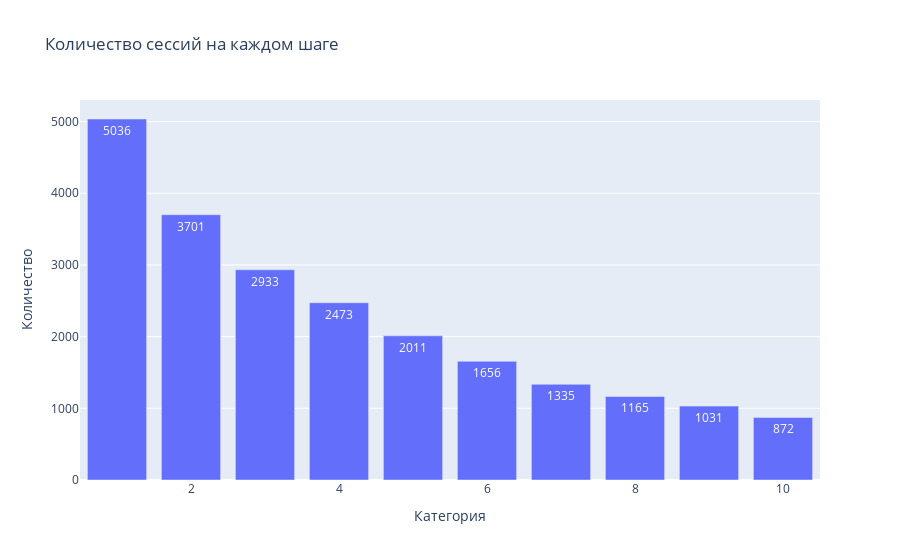

This figure's notebook cell:
### Markdown cell above
Большинство сессий содержит до 10 шагов.

### Code cell
table_top = table1.head(10)
fig = px.bar(table_top, x = "step", y = "session_id", title='Количество сессий на каждом шаге', text="session_id")
fig.update_xaxes(title_text='Категория') 
fig.update_yaxes(title_text='Количество')
fig.show()

### Figure 1 — Plotly figure (JSON) as saved in the notebook; plotly's stock layout.template omitted (floating-point values rounded to 4 significant figures)
{"data": [{"alignmentgroup": "True", "hovertemplate": "step=%{x}<br>session_id=%{text}<extra></extra>", "legendgroup": "", "marker": {"color": "#636efa", "pattern": {"shape": ""}}, "name": "", "offsetgroup": "", "orientation": "v", "showlegend": false, "text": [5036, 3701, 2933, 2473, 2011, 1656, 1335, 1165, 1031, 872], "textposition": "auto", "type": "bar", "x": [1, 2, 3, 4, 5, 6, 7, 8, 9, 10], "xaxis": "x", "y": [5036, 3701, 2933, 2473, 2011, 1656, 1335, 1165, 1031, 872], "yaxis": "y"}], "layout": {"barmode": "relative", "legend": {"tracegroupgap": 0}, "title": {"text": "Количество сессий на каждом шаге"}, "xaxis": {"anchor": "y", "domain": [0, 1], "title": {"text": "Категория"}}, "yaxis": {"anchor": "x", "domain": [0, 1], "title": {"text": "Количество"}}}}
